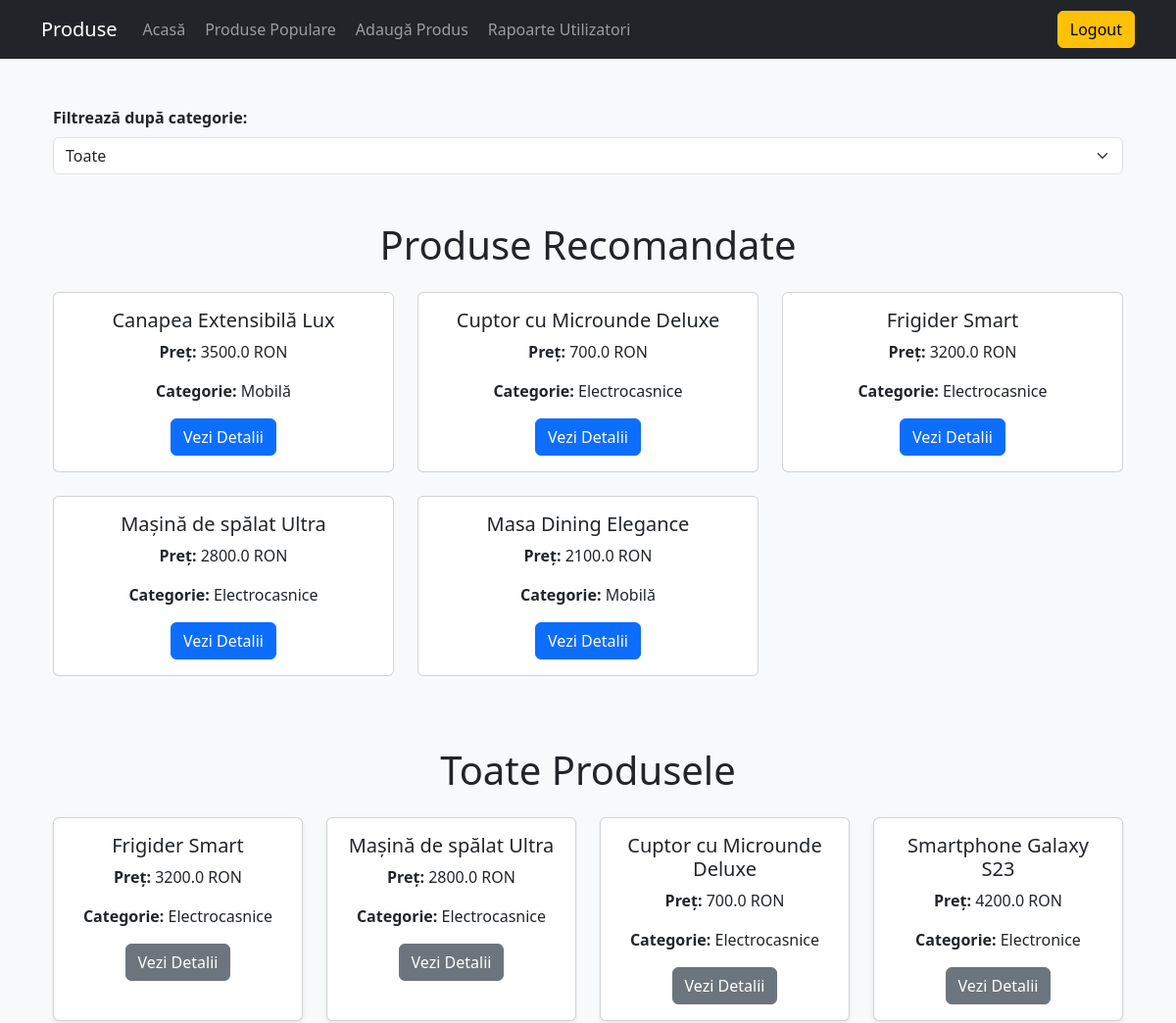
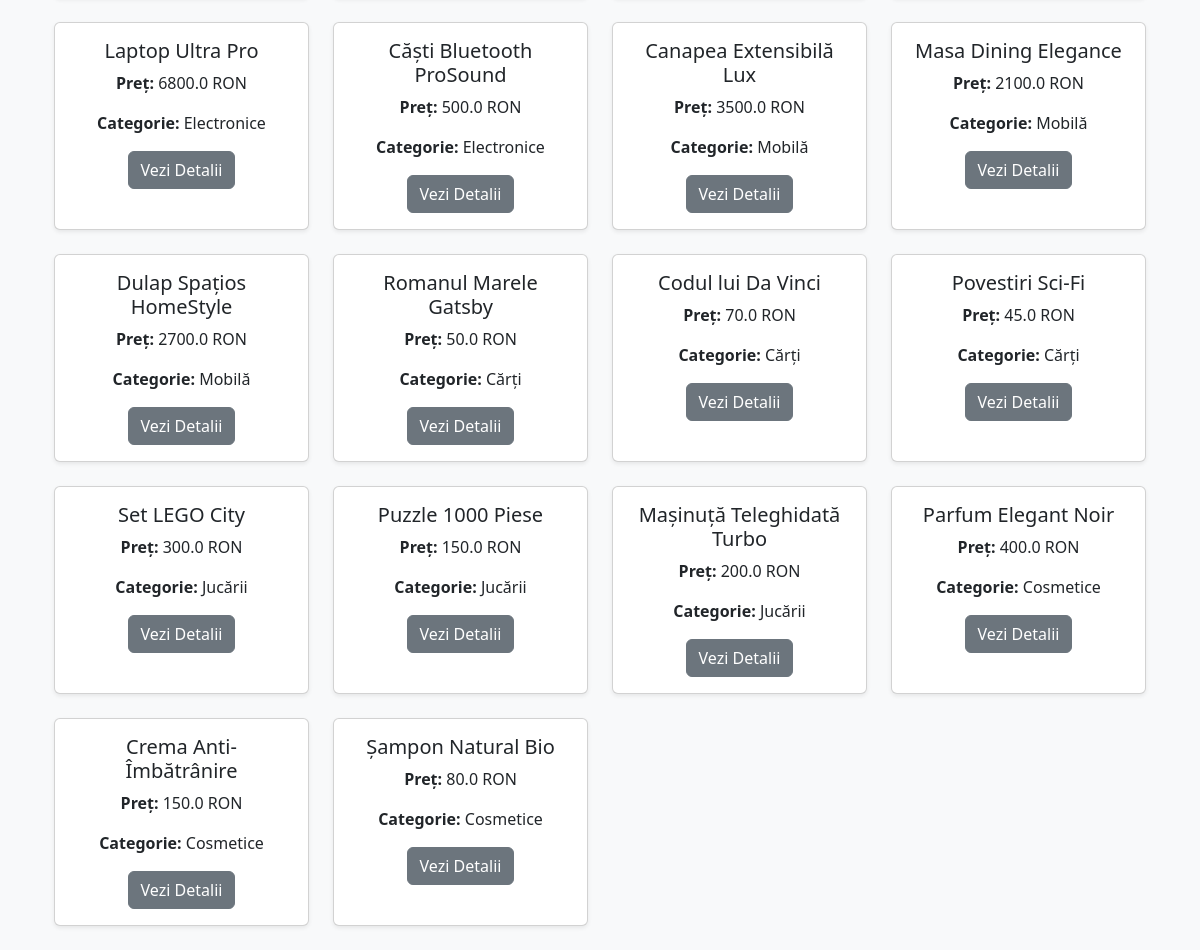
Screenshot of / (signed in) with the database file from the repository (2 pictures, top to bottom).
### models.py (models this page shows, shortened)
class Product(db.Model):
    id = db.Column(db.Integer, primary_key=True)
    name = db.Column(db.String(100))
    category = db.Column(db.String(50))
    price = db.Column(db.Float)
    description = db.Column(db.Text)
    views = db.Column(db.Integer, default=0)
    purchases = db.Column(db.Integer, default=0)

### app.py (the view)
@app.route("/")
@login_required
def home():
    produse = Product.query.all()
    produse_recomandate = get_recommended_products(session.get('user_id'))
    return render_template("index.html", produse=produse, produse_recomandate=produse_recomandate, user_role=session.get('role'))

### app.py (called while the page is built)
def login_required(f):
    @wraps(f)
    def decorated_function(*args, **kwargs):
        if "user_id" not in session:
            flash("Trebuie să fii autentificat pentru a accesa această pagină.")
            return redirect(url_for("login"))
        return f(*args, **kwargs)
    return decorated_function

### templates/index.html (shortened to what this page needs)
<!DOCTYPE html>
<html lang="ro">
<head>
    <link rel="stylesheet" href="https://cdn.jsdelivr.net/npm/bootstrap@5.3.0/dist/css/bootstrap.min.css">
</head>
<body class="bg-light">
    {% extends 'base.html' %}
{% block content %}
<div class="container mt-5">
    <label for="categoryFilter" class="form-label"><strong>Filtrează după categorie:</strong></label>
    <select class="form-select" id="categoryFilter" onchange="filterProducts()">
        <option value="Toate">Toate</option>
    </select>
</div>
<div class="container mt-5">
    <h1 class="text-center mb-4">Produse Recomandate</h1>
    <div class="row">
        {% for produs in produse_recomandate %}
        <div class="col-md-4 mb-4">
            <div class="card text-center h-100">
                <div class="card-body">
                    <h5 class="card-title">{{ produs.name }}</h5>
                    <p class="card-text"><strong>Preț:</strong> {{ produs.price }} RON</p>
                    <p class="card-text"><strong>Categorie:</strong> {{ produs.category }}</p>
                    <a href="{{ url_for('view_product', product_id=produs.id) }}" class="btn btn-primary">Vezi Detalii</a>
                </div>
            </div>
        </div>
        {% endfor %}
    </div>
</div>
<div class="container mt-5">
    <h1 class="text-center mb-4">Toate Produsele</h1>
    <div class="row">
        {% for produs in produse %}
        <div class="col-md-3 mb-4 product-card" data-category="{{ produs.category }}">
            <div class="card h-100 shadow-sm">
                <div class="card-body text-center">
                    <h5 class="card-title">{{ produs.name }}</h5>
                    <p class="card-text"><strong>Preț:</strong> {{ produs.price }} RON</p>
                    <p class="card-text"><strong>Categorie:</strong> {{ produs.category }}</p>
                    <a href="{{ url_for('view_product', product_id=produs.id) }}" class="btn btn-secondary">Vezi Detalii</a>
                </div>
            </div>
        </div>
        {% endfor %}
    </div>
</div>
{% endblock %}

### rows the page displays
Product: name "Canapea Extensibilă Lux", price "3500.0", category "Mobilă"
Product: name "Cuptor cu Microunde Deluxe", price "700.0", category "Electrocasnice"
Product: name "Frigider Smart", price "3200.0", category "Electrocasnice"
Product: name "Mașină de spălat Ultra", price "2800.0", category "Electrocasnice"
Product: name "Masa Dining Elegance", price "2100.0", category "Mobilă"
Product: name "Smartphone Galaxy S23", price "4200.0", category "Electronice"
Product: name "Laptop Ultra Pro", price "6800.0", category "Electronice"
Product: name "Căști Bluetooth ProSound", price "500.0", category "Electronice"
Product: name "Dulap Spațios HomeStyle", price "2700.0", category "Mobilă"
Product: name "Romanul Marele Gatsby", price "50.0", category "Cărți"
Product: name "Codul lui Da Vinci", price "70.0", category "Cărți"
Product: name "Povestiri Sci-Fi", price "45.0", category "Cărți"
Product: name "Set LEGO City", price "300.0", category "Jucării"
Product: name "Puzzle 1000 Piese", price "150.0", category "Jucării"
Product: name "Mașinuță Teleghidată Turbo", price "200.0", category "Jucării"
Product: name "Parfum Elegant Noir", price "400.0", category "Cosmetice"
Product: name "Crema Anti-Îmbătrânire", price "150.0", category "Cosmetice"
Product: name "Șampon Natural Bio", price "80.0", category "Cosmetice"
